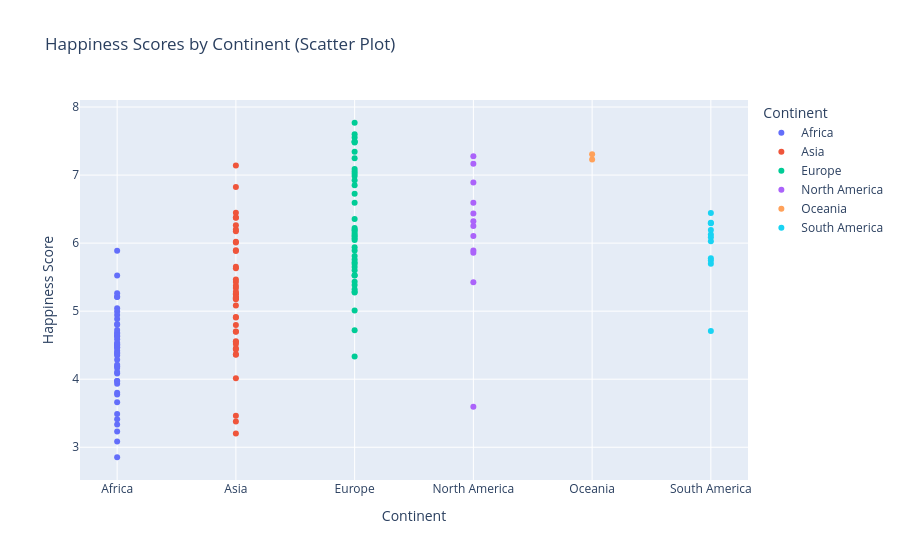
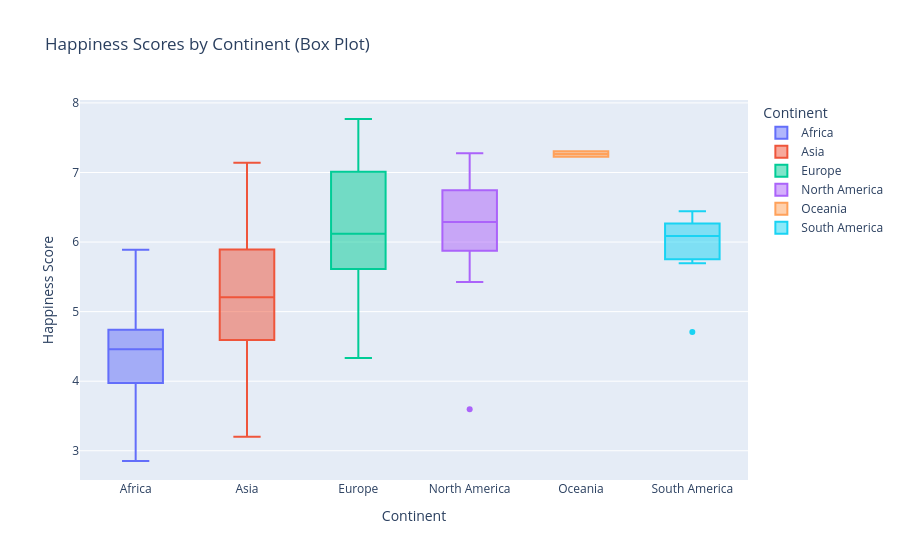
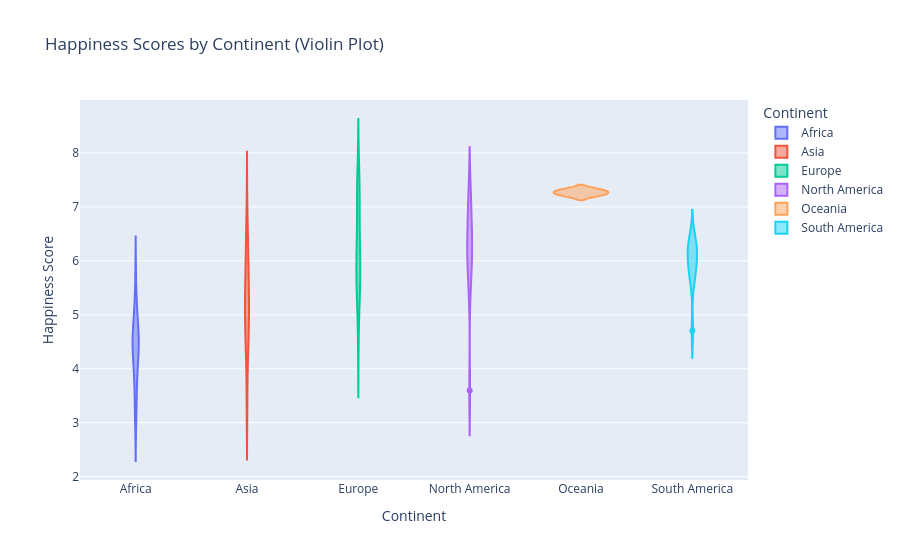

Here is the notebook cell these charts were saved with, in order:
### Markdown cell above
# Visualization
To gain insight into the distribution of happiness scores in different continents and how this score is distributed across continents, we will employ several useful exploratory data analysis techniques, including scatter plots, box plots, and violin plots. These tools will enable us to visualize the data in ways that will allow us to easily identify patterns and trends, as well as detect outliers and anomalies that may require further investigation. Furthermore, we will also calculate the mean and median happiness score for each continent to gain a better understanding of how the score is populated across the globe. By utilizing these methods, we will be able to generate valuable insights that can inform policy decisions, aid research, and help us better understand the factors that impact happiness.

### Code cell
# Create a Scatter plot
fig_box = px.scatter(df, x='Continent', y='Score', color='Continent',
                 title='Happiness Scores by Continent (Scatter Plot)',
                 labels={'Continent': 'Continent', 'Score': 'Happiness Score'})
fig_box.show()
# Create a box plot
fig_box = px.box(df, x='Continent', y='Score', color='Continent',
                 title='Happiness Scores by Continent (Box Plot)',
                 labels={'Continent': 'Continent', 'Score': 'Happiness Score'})
fig_box.show()

# Create a violin plot
fig_violin = px.violin(df, x='Continent', y='Score', color='Continent',
                       title='Happiness Scores by Continent (Violin Plot)',
                       labels={'Continent': 'Continent', 'Score': 'Happiness Score'})
fig_violin.show()

### Figure 1 — Plotly figure (JSON) as saved in the notebook; plotly's stock layout.template omitted (floating-point values rounded to 4 significant figures)
{"data": [{"hovertemplate": "Continent=%{x}<br>Happiness Score=%{y}<extra></extra>", "legendgroup": "Africa", "marker": {"color": "#636efa", "symbol": "circle"}, "mode": "markers", "name": "Africa", "orientation": "v", "showlegend": true, "type": "scatter", "x": ["Africa", "Africa", "Africa", "Africa", "Africa", "Africa", "Africa", "Africa", "Africa", "Africa", "Africa", "Africa", "Africa", "Africa", "Africa", "Africa", "Africa", "Africa", "Africa", "Africa", "Africa", "Africa", "Africa", "Africa", "Africa", "Africa", "Africa", "Africa", "Africa", "Africa", "Africa", "Africa", "Africa", "Africa", "Africa", "Africa", "Africa", "Africa", "Africa", "Africa", "Africa", "Africa", "Africa", "Africa", "Africa"], "xaxis": "x", "y": [2.853, 4.39, 4.418, 5.044, 4.461, 4.466, 4.49, 5.525, 4.509, 4.516, 4.996, 4.534, 4.944, 4.587, 4.628, 4.639, 4.668, 4.681, 4.883, 5.888, 4.812, 4.799, 3.083, 4.35, 4.374, 3.973, 5.208, 3.231, 3.334, 5.211, 3.41, 3.488, 3.663, 3.775, 3.802, 3.933, 3.975, 5.265, 4.085, 4.722, 4.166, 4.189, 4.286, 4.212, 4.107], "yaxis": "y"}, {"hovertemplate": "Continent=%{x}<br>Happiness Score=%{y}<extra></extra>", "legendgroup": "Asia", "marker": {"color": "#EF553B", "symbol": "circle"}, "mode": "markers", "name": "Asia", "orientation": "v", "showlegend": true, "type": "scatter", "x": ["Asia", "Asia", "Asia", "Asia", "Asia", "Asia", "Asia", "Asia", "Asia", "Asia", "Asia", "Asia", "Asia", "Asia", "Asia", "Asia", "Asia", "Asia", "Asia", "Asia", "Asia", "Asia", "Asia", "Asia", "Asia", "Asia", "Asia", "Asia", "Asia", "Asia", "Asia", "Asia", "Asia", "Asia", "Asia", "Asia", "Asia", "Asia", "Asia", "Asia", "Asia", "Asia", "Asia"], "xaxis": "x", "y": [5.175, 5.339, 5.373, 4.796, 4.906, 5.247, 4.913, 5.192, 5.082, 5.631, 5.43, 5.261, 5.191, 5.467, 5.653, 5.285, 4.548, 4.7, 3.203, 3.38, 3.462, 7.139, 4.015, 6.825, 6.446, 4.36, 6.375, 6.374, 4.366, 4.437, 6.262, 6.199, 6.174, 4.519, 5.208, 4.559, 6.021, 6.008, 5.895, 4.696, 5.886, 4.456, 5.197], "yaxis": "y"}, {"hovertemplate": "Continent=%{x}<br>Happiness Score=%{y}<extra></extra>", "legendgroup": "Europe", "marker": {"color": "#00cc96", "symbol": "circle"}, "mode": "markers", "name": "Europe", "orientation": "v", "showlegend": true, "type": "scatter", "x": ["Europe", "Europe", "Europe", "Europe", "Europe", "Europe", "Europe", "Europe", "Europe", "Europe", "Europe", "Europe", "Europe", "Europe", "Europe", "Europe", "Europe", "Europe", "Europe", "Europe", "Europe", "Europe", "Europe", "Europe", "Europe", "Europe", "Europe", "Europe", "Europe", "Europe", "Europe", "Europe", "Europe", "Europe", "Europe", "Europe", "Europe", "Europe", "Europe", "Europe", "Europe", "Europe", "Europe"], "xaxis": "x", "y": [4.719, 5.011, 4.332, 7.769, 5.287, 6.149, 6.182, 5.274, 6.223, 6.354, 6.592, 6.726, 6.852, 6.923, 6.118, 6.985, 7.054, 7.09, 7.246, 7.343, 7.48, 7.488, 7.494, 7.554, 7.6, 7.021, 6.1, 6.198, 6.07, 5.323, 5.432, 5.523, 5.529, 5.603, 5.648, 5.693, 5.718, 5.758, 5.809, 5.386, 5.893, 6.046, 5.94], "yaxis": "y"}, {"hovertemplate": "Continent=%{x}<br>Happiness Score=%{y}<extra></extra>", "legendgroup": "North America", "marker": {"color": "#ab63fa", "symbol": "circle"}, "mode": "markers", "name": "North America", "orientation": "v", "showlegend": true, "type": "scatter", "x": ["North America", "North America", "North America", "North America", "North America", "North America", "North America", "North America", "North America", "North America", "North America", "North America"], "xaxis": "x", "y": [6.105, 5.425, 3.597, 7.278, 7.167, 5.89, 6.321, 6.595, 6.892, 5.86, 6.436, 6.253], "yaxis": "y"}, {"hovertemplate": "Continent=%{x}<br>Happiness Score=%{y}<extra></extra>", "legendgroup": "Oceania", "marker": {"color": "#FFA15A", "symbol": "circle"}, "mode": "markers", "name": "Oceania", "orientation": "v", "showlegend": true, "type": "scatter", "x": ["Oceania", "Oceania"], "xaxis": "x", "y": [7.228, 7.307], "yaxis": "y"}, {"hovertemplate": "Continent=%{x}<br>Happiness Score=%{y}<extra></extra>", "legendgroup": "South America", "marker": {"color": "#19d3f3", "symbol": "circle"}, "mode": "markers", "name": "South America", "orientation": "v", "showlegend": true, "type": "scatter", "x": ["South America", "South America", "South America", "South America", "South America", "South America", "South America", "South America", "South America", "South America", "South America"], "xaxis": "x", "y": [6.444, 6.125, 6.028, 5.743, 6.293, 6.192, 6.086, 6.3, 5.697, 4.707, 5.779], "yaxis": "y"}], "layout": {"legend": {"title": {"text": "Continent"}, "tracegroupgap": 0}, "title": {"text": "Happiness Scores by Continent (Scatter Plot)"}, "xaxis": {"anchor": "y", "categoryarray": ["Africa", "Asia", "Europe", "North America", "Oceania", "South America"], "categoryorder": "array", "domain": [0.0, 1.0], "title": {"text": "Continent"}}, "yaxis": {"anchor": "x", "domain": [0.0, 1.0], "title": {"text": "Happiness Score"}}}}

### Figure 2 — Plotly figure (JSON) as saved in the notebook; plotly's stock layout.template omitted (floating-point values rounded to 4 significant figures)
{"data": [{"alignmentgroup": "True", "hovertemplate": "Continent=%{x}<br>Happiness Score=%{y}<extra></extra>", "legendgroup": "Africa", "marker": {"color": "#636efa"}, "name": "Africa", "notched": false, "offsetgroup": "Africa", "orientation": "v", "showlegend": true, "type": "box", "x": ["Africa", "Africa", "Africa", "Africa", "Africa", "Africa", "Africa", "Africa", "Africa", "Africa", "Africa", "Africa", "Africa", "Africa", "Africa", "Africa", "Africa", "Africa", "Africa", "Africa", "Africa", "Africa", "Africa", "Africa", "Africa", "Africa", "Africa", "Africa", "Africa", "Africa", "Africa", "Africa", "Africa", "Africa", "Africa", "Africa", "Africa", "Africa", "Africa", "Africa", "Africa", "Africa", "Africa", "Africa", "Africa"], "x0": " ", "xaxis": "x", "y": [2.853, 4.39, 4.418, 5.044, 4.461, 4.466, 4.49, 5.525, 4.509, 4.516, 4.996, 4.534, 4.944, 4.587, 4.628, 4.639, 4.668, 4.681, 4.883, 5.888, 4.812, 4.799, 3.083, 4.35, 4.374, 3.973, 5.208, 3.231, 3.334, 5.211, 3.41, 3.488, 3.663, 3.775, 3.802, 3.933, 3.975, 5.265, 4.085, 4.722, 4.166, 4.189, 4.286, 4.212, 4.107], "y0": " ", "yaxis": "y"}, {"alignmentgroup": "True", "hovertemplate": "Continent=%{x}<br>Happiness Score=%{y}<extra></extra>", "legendgroup": "Asia", "marker": {"color": "#EF553B"}, "name": "Asia", "notched": false, "offsetgroup": "Asia", "orientation": "v", "showlegend": true, "type": "box", "x": ["Asia", "Asia", "Asia", "Asia", "Asia", "Asia", "Asia", "Asia", "Asia", "Asia", "Asia", "Asia", "Asia", "Asia", "Asia", "Asia", "Asia", "Asia", "Asia", "Asia", "Asia", "Asia", "Asia", "Asia", "Asia", "Asia", "Asia", "Asia", "Asia", "Asia", "Asia", "Asia", "Asia", "Asia", "Asia", "Asia", "Asia", "Asia", "Asia", "Asia", "Asia", "Asia", "Asia"], "x0": " ", "xaxis": "x", "y": [5.175, 5.339, 5.373, 4.796, 4.906, 5.247, 4.913, 5.192, 5.082, 5.631, 5.43, 5.261, 5.191, 5.467, 5.653, 5.285, 4.548, 4.7, 3.203, 3.38, 3.462, 7.139, 4.015, 6.825, 6.446, 4.36, 6.375, 6.374, 4.366, 4.437, 6.262, 6.199, 6.174, 4.519, 5.208, 4.559, 6.021, 6.008, 5.895, 4.696, 5.886, 4.456, 5.197], "y0": " ", "yaxis": "y"}, {"alignmentgroup": "True", "hovertemplate": "Continent=%{x}<br>Happiness Score=%{y}<extra></extra>", "legendgroup": "Europe", "marker": {"color": "#00cc96"}, "name": "Europe", "notched": false, "offsetgroup": "Europe", "orientation": "v", "showlegend": true, "type": "box", "x": ["Europe", "Europe", "Europe", "Europe", "Europe", "Europe", "Europe", "Europe", "Europe", "Europe", "Europe", "Europe", "Europe", "Europe", "Europe", "Europe", "Europe", "Europe", "Europe", "Europe", "Europe", "Europe", "Europe", "Europe", "Europe", "Europe", "Europe", "Europe", "Europe", "Europe", "Europe", "Europe", "Europe", "Europe", "Europe", "Europe", "Europe", "Europe", "Europe", "Europe", "Europe", "Europe", "Europe"], "x0": " ", "xaxis": "x", "y": [4.719, 5.011, 4.332, 7.769, 5.287, 6.149, 6.182, 5.274, 6.223, 6.354, 6.592, 6.726, 6.852, 6.923, 6.118, 6.985, 7.054, 7.09, 7.246, 7.343, 7.48, 7.488, 7.494, 7.554, 7.6, 7.021, 6.1, 6.198, 6.07, 5.323, 5.432, 5.523, 5.529, 5.603, 5.648, 5.693, 5.718, 5.758, 5.809, 5.386, 5.893, 6.046, 5.94], "y0": " ", "yaxis": "y"}, {"alignmentgroup": "True", "hovertemplate": "Continent=%{x}<br>Happiness Score=%{y}<extra></extra>", "legendgroup": "North America", "marker": {"color": "#ab63fa"}, "name": "North America", "notched": false, "offsetgroup": "North America", "orientation": "v", "showlegend": true, "type": "box", "x": ["North America", "North America", "North America", "North America", "North America", "North America", "North America", "North America", "North America", "North America", "North America", "North America"], "x0": " ", "xaxis": "x", "y": [6.105, 5.425, 3.597, 7.278, 7.167, 5.89, 6.321, 6.595, 6.892, 5.86, 6.436, 6.253], "y0": " ", "yaxis": "y"}, {"alignmentgroup": "True", "hovertemplate": "Continent=%{x}<br>Happiness Score=%{y}<extra></extra>", "legendgroup": "Oceania", "marker": {"color": "#FFA15A"}, "name": "Oceania", "notched": false, "offsetgroup": "Oceania", "orientation": "v", "showlegend": true, "type": "box", "x": ["Oceania", "Oceania"], "x0": " ", "xaxis": "x", "y": [7.228, 7.307], "y0": " ", "yaxis": "y"}, {"alignmentgroup": "True", "hovertemplate": "Continent=%{x}<br>Happiness Score=%{y}<extra></extra>", "legendgroup": "South America", "marker": {"color": "#19d3f3"}, "name": "South America", "notched": false, "offsetgroup": "South America", "orientation": "v", "showlegend": true, "type": "box", "x": ["South America", "South America", "South America", "South America", "South America", "South America", "South America", "South America", "South America", "South America", "South America"], "x0": " ", "xaxis": "x", "y": [6.444, 6.125, 6.028, 5.743, 6.293, 6.192, 6.086, 6.3, 5.697, 4.707, 5.779], "y0": " ", "yaxis": "y"}], "layout": {"boxmode": "overlay", "legend": {"title": {"text": "Continent"}, "tracegroupgap": 0}, "title": {"text": "Happiness Scores by Continent (Box Plot)"}, "xaxis": {"anchor": "y", "categoryarray": ["Africa", "Asia", "Europe", "North America", "Oceania", "South America"], "categoryorder": "array", "domain": [0.0, 1.0], "title": {"text": "Continent"}}, "yaxis": {"anchor": "x", "domain": [0.0, 1.0], "title": {"text": "Happiness Score"}}}}

### Figure 3 — Plotly figure (JSON) as saved in the notebook; plotly's stock layout.template omitted (floating-point values rounded to 4 significant figures)
{"data": [{"alignmentgroup": "True", "box": {"visible": false}, "hovertemplate": "Continent=%{x}<br>Happiness Score=%{y}<extra></extra>", "legendgroup": "Africa", "marker": {"color": "#636efa"}, "name": "Africa", "offsetgroup": "Africa", "orientation": "v", "scalegroup": "True", "showlegend": true, "type": "violin", "x": ["Africa", "Africa", "Africa", "Africa", "Africa", "Africa", "Africa", "Africa", "Africa", "Africa", "Africa", "Africa", "Africa", "Africa", "Africa", "Africa", "Africa", "Africa", "Africa", "Africa", "Africa", "Africa", "Africa", "Africa", "Africa", "Africa", "Africa", "Africa", "Africa", "Africa", "Africa", "Africa", "Africa", "Africa", "Africa", "Africa", "Africa", "Africa", "Africa", "Africa", "Africa", "Africa", "Africa", "Africa", "Africa"], "x0": " ", "xaxis": "x", "y": [2.853, 4.39, 4.418, 5.044, 4.461, 4.466, 4.49, 5.525, 4.509, 4.516, 4.996, 4.534, 4.944, 4.587, 4.628, 4.639, 4.668, 4.681, 4.883, 5.888, 4.812, 4.799, 3.083, 4.35, 4.374, 3.973, 5.208, 3.231, 3.334, 5.211, 3.41, 3.488, 3.663, 3.775, 3.802, 3.933, 3.975, 5.265, 4.085, 4.722, 4.166, 4.189, 4.286, 4.212, 4.107], "y0": " ", "yaxis": "y"}, {"alignmentgroup": "True", "box": {"visible": false}, "hovertemplate": "Continent=%{x}<br>Happiness Score=%{y}<extra></extra>", "legendgroup": "Asia", "marker": {"color": "#EF553B"}, "name": "Asia", "offsetgroup": "Asia", "orientation": "v", "scalegroup": "True", "showlegend": true, "type": "violin", "x": ["Asia", "Asia", "Asia", "Asia", "Asia", "Asia", "Asia", "Asia", "Asia", "Asia", "Asia", "Asia", "Asia", "Asia", "Asia", "Asia", "Asia", "Asia", "Asia", "Asia", "Asia", "Asia", "Asia", "Asia", "Asia", "Asia", "Asia", "Asia", "Asia", "Asia", "Asia", "Asia", "Asia", "Asia", "Asia", "Asia", "Asia", "Asia", "Asia", "Asia", "Asia", "Asia", "Asia"], "x0": " ", "xaxis": "x", "y": [5.175, 5.339, 5.373, 4.796, 4.906, 5.247, 4.913, 5.192, 5.082, 5.631, 5.43, 5.261, 5.191, 5.467, 5.653, 5.285, 4.548, 4.7, 3.203, 3.38, 3.462, 7.139, 4.015, 6.825, 6.446, 4.36, 6.375, 6.374, 4.366, 4.437, 6.262, 6.199, 6.174, 4.519, 5.208, 4.559, 6.021, 6.008, 5.895, 4.696, 5.886, 4.456, 5.197], "y0": " ", "yaxis": "y"}, {"alignmentgroup": "True", "box": {"visible": false}, "hovertemplate": "Continent=%{x}<br>Happiness Score=%{y}<extra></extra>", "legendgroup": "Europe", "marker": {"color": "#00cc96"}, "name": "Europe", "offsetgroup": "Europe", "orientation": "v", "scalegroup": "True", "showlegend": true, "type": "violin", "x": ["Europe", "Europe", "Europe", "Europe", "Europe", "Europe", "Europe", "Europe", "Europe", "Europe", "Europe", "Europe", "Europe", "Europe", "Europe", "Europe", "Europe", "Europe", "Europe", "Europe", "Europe", "Europe", "Europe", "Europe", "Europe", "Europe", "Europe", "Europe", "Europe", "Europe", "Europe", "Europe", "Europe", "Europe", "Europe", "Europe", "Europe", "Europe", "Europe", "Europe", "Europe", "Europe", "Europe"], "x0": " ", "xaxis": "x", "y": [4.719, 5.011, 4.332, 7.769, 5.287, 6.149, 6.182, 5.274, 6.223, 6.354, 6.592, 6.726, 6.852, 6.923, 6.118, 6.985, 7.054, 7.09, 7.246, 7.343, 7.48, 7.488, 7.494, 7.554, 7.6, 7.021, 6.1, 6.198, 6.07, 5.323, 5.432, 5.523, 5.529, 5.603, 5.648, 5.693, 5.718, 5.758, 5.809, 5.386, 5.893, 6.046, 5.94], "y0": " ", "yaxis": "y"}, {"alignmentgroup": "True", "box": {"visible": false}, "hovertemplate": "Continent=%{x}<br>Happiness Score=%{y}<extra></extra>", "legendgroup": "North America", "marker": {"color": "#ab63fa"}, "name": "North America", "offsetgroup": "North America", "orientation": "v", "scalegroup": "True", "showlegend": true, "type": "violin", "x": ["North America", "North America", "North America", "North America", "North America", "North America", "North America", "North America", "North America", "North America", "North America", "North America"], "x0": " ", "xaxis": "x", "y": [6.105, 5.425, 3.597, 7.278, 7.167, 5.89, 6.321, 6.595, 6.892, 5.86, 6.436, 6.253], "y0": " ", "yaxis": "y"}, {"alignmentgroup": "True", "box": {"visible": false}, "hovertemplate": "Continent=%{x}<br>Happiness Score=%{y}<extra></extra>", "legendgroup": "Oceania", "marker": {"color": "#FFA15A"}, "name": "Oceania", "offsetgroup": "Oceania", "orientation": "v", "scalegroup": "True", "showlegend": true, "type": "violin", "x": ["Oceania", "Oceania"], "x0": " ", "xaxis": "x", "y": [7.228, 7.307], "y0": " ", "yaxis": "y"}, {"alignmentgroup": "True", "box": {"visible": false}, "hovertemplate": "Continent=%{x}<br>Happiness Score=%{y}<extra></extra>", "legendgroup": "South America", "marker": {"color": "#19d3f3"}, "name": "South America", "offsetgroup": "South America", "orientation": "v", "scalegroup": "True", "showlegend": true, "type": "violin", "x": ["South America", "South America", "South America", "South America", "South America", "South America", "South America", "South America", "South America", "South America", "South America"], "x0": " ", "xaxis": "x", "y": [6.444, 6.125, 6.028, 5.743, 6.293, 6.192, 6.086, 6.3, 5.697, 4.707, 5.779], "y0": " ", "yaxis": "y"}], "layout": {"legend": {"title": {"text": "Continent"}, "tracegroupgap": 0}, "title": {"text": "Happiness Scores by Continent (Violin Plot)"}, "violinmode": "overlay", "xaxis": {"anchor": "y", "categoryarray": ["Africa", "Asia", "Europe", "North America", "Oceania", "South America"], "categoryorder": "array", "domain": [0.0, 1.0], "title": {"text": "Continent"}}, "yaxis": {"anchor": "x", "domain": [0.0, 1.0], "title": {"text": "Happiness Score"}}}}
